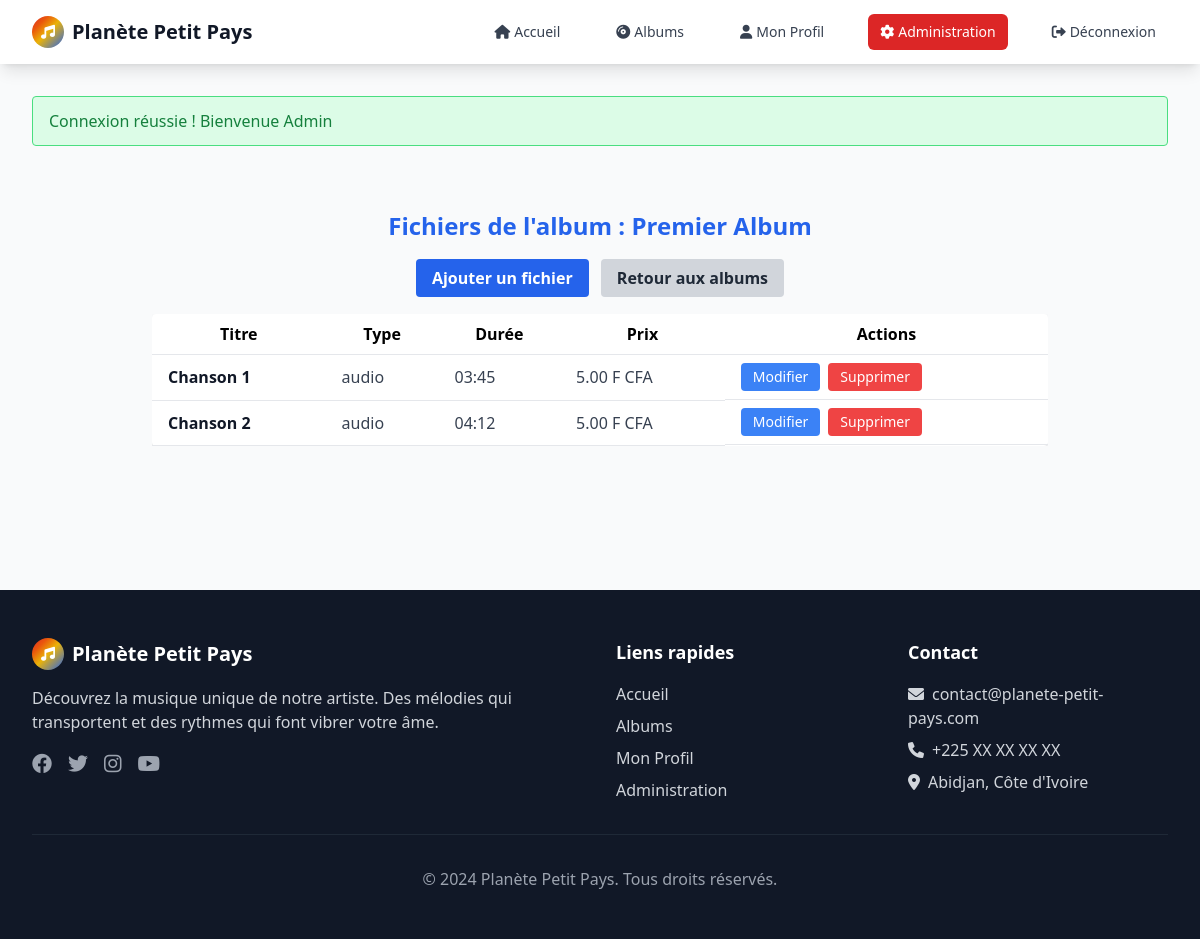
Screenshot of /admin/voir_fichiers.php?album_id=1 (signed in) with the database file from the repository.
### tables this page shows
CREATE TABLE IF NOT EXISTS `albums` (
  `id` int NOT NULL AUTO_INCREMENT,
  `titre` varchar(200) NOT NULL,
  `description` text,
  `date_sortie` date DEFAULT NULL,
  `image_url` varchar(255) DEFAULT NULL,
  `prix_album` decimal(10,2) DEFAULT '0.00',
  `actif` tinyint(1) DEFAULT '1',
  `date_creation` datetime DEFAULT CURRENT_TIMESTAMP,
  PRIMARY KEY (`id`),
  KEY `idx_titre` (`titre`),
  KEY `idx_date_sortie` (`date_sortie`)
);

CREATE TABLE IF NOT EXISTS `fichiers` (
  `id` int NOT NULL AUTO_INCREMENT,
  `album_id` int DEFAULT NULL,
  `titre` varchar(200) NOT NULL,
  `type` enum('audio','video') NOT NULL,
  `url` varchar(255) NOT NULL,
  `prix` decimal(10,2) DEFAULT '5.00',
  `duree` varchar(10) DEFAULT NULL,
  `taille_fichier` bigint DEFAULT NULL,
  `actif` tinyint(1) DEFAULT '1',
  `date_creation` datetime DEFAULT CURRENT_TIMESTAMP,
  PRIMARY KEY (`id`),
  KEY `idx_album` (`album_id`),
  KEY `idx_type` (`type`),
  KEY `idx_prix` (`prix`)
);

### admin/voir_fichiers.php (the view, shortened to what this page needs)
<?php
require_once '../includes/functions.php';
require_once '../includes/admin_header.php';
$errors = [];
$album_id = isset($_GET['album_id']) ? (int)$_GET['album_id'] : 0;
try {
    $pdo = getDBConnection();
    $album = $pdo->prepare('SELECT * FROM albums WHERE id = ?');
    $album->execute([$album_id]);
    $album = $album->fetch();
    $fichiers = $pdo->prepare('SELECT * FROM fichiers WHERE album_id = ? ORDER BY date_creation DESC');
    $fichiers->execute([$album_id]);
    $fichiers = $fichiers->fetchAll();
} catch (PDOException $e) {
    $fichiers = [];
    $errors[] = "Erreur lors de la récupération des fichiers.";
}
?>
<div class="max-w-4xl mx-auto py-12">
    <h1 class="text-2xl font-bold mb-6 text-primary-blue text-center">Fichiers de l'album : <?= htmlspecialchars($album['titre']) ?></h1>
    <div class="mb-6 text-center">
        <a href="ajouter_fichier.php" class="bg-primary-blue text-white px-4 py-2 rounded hover:bg-blue-700 font-semibold">Ajouter un fichier</a>
        <a href="liste_albums.php" class="ml-2 bg-gray-300 text-gray-800 px-4 py-2 rounded hover:bg-gray-400 font-semibold">Retour aux albums</a>
    </div>
    <div class="overflow-x-auto">
        <table class="min-w-full bg-white rounded shadow">
            <thead>
                <tr>
                    <th class="px-4 py-2 border-b">Titre</th>
                    <th class="px-4 py-2 border-b">Type</th>
                    <th class="px-4 py-2 border-b">Durée</th>
                    <th class="px-4 py-2 border-b">Prix</th>
                    <th class="px-4 py-2 border-b">Actions</th>
                </tr>
            </thead>
            <tbody>
                <?php foreach ($fichiers as $fichier): ?>
                    <tr>
                        <td class="px-4 py-2 border-b font-semibold text-gray-900"><?= htmlspecialchars($fichier['titre']) ?></td>
                        <td class="px-4 py-2 border-b text-gray-700"><?= htmlspecialchars($fichier['type']) ?></td>
                        <td class="px-4 py-2 border-b text-gray-700"><?= htmlspecialchars($fichier['duree']) ?></td>
                        <td class="px-4 py-2 border-b text-gray-700"><?= htmlspecialchars($fichier['prix']) ?> F CFA</td>
                        <td class="px-4 py-2 border-b flex gap-2">
                            <a href="modifier_fichier.php?id=<?= $fichier['id'] ?>&album_id=<?= $album_id ?>" class="bg-blue-500 text-white px-3 py-1 rounded hover:bg-blue-700 text-sm">Modifier</a>
                            <a href="?album_id=<?= $album_id ?>&delete=<?= $fichier['id'] ?>" onclick="return confirm('Supprimer ce fichier ? Cette action est irréversible.');" class="bg-red-500 text-white px-3 py-1 rounded hover:bg-red-700 text-sm">Supprimer</a>
                        </td>
                    </tr>
                <?php endforeach; ?>
            </tbody>
        </table>
    </div>
</div>
<?php require_once '../includes/admin_footer.php'; ?>

### rows the page displays
albums: titre "Premier Album"
fichiers: titre "Chanson 1", type "audio", duree "03:45", prix "5.00"
fichiers: titre "Chanson 2", type "audio", duree "04:12", prix "5.00"

### other values shown
$message['text'] "Connexion réussie ! Bienvenue Admin"
